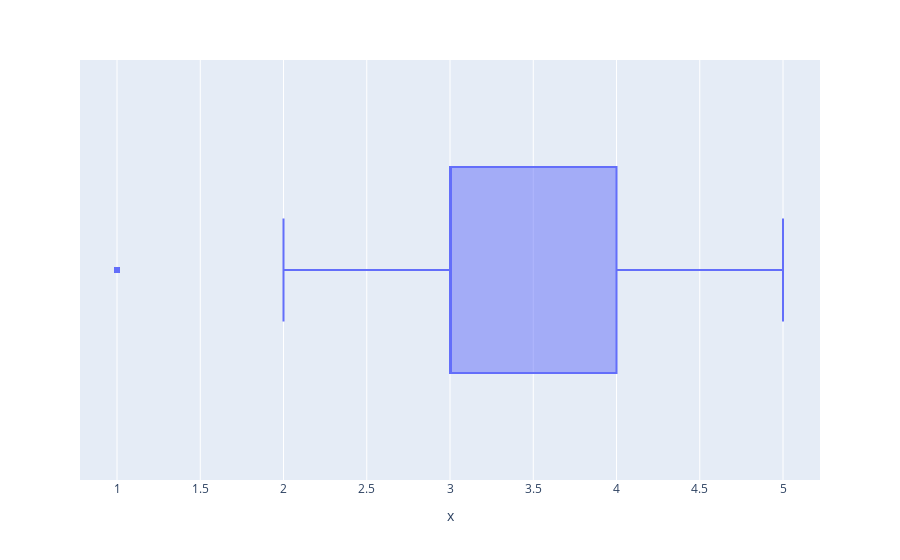
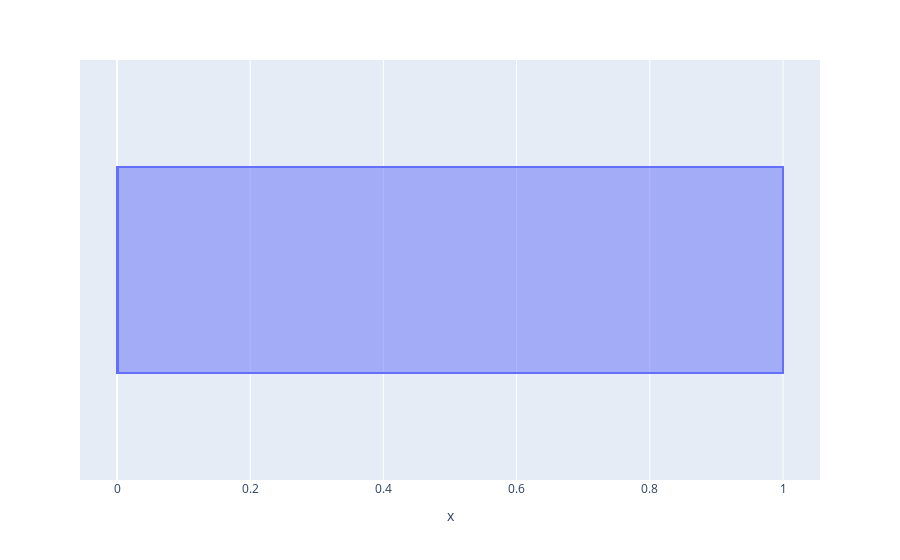
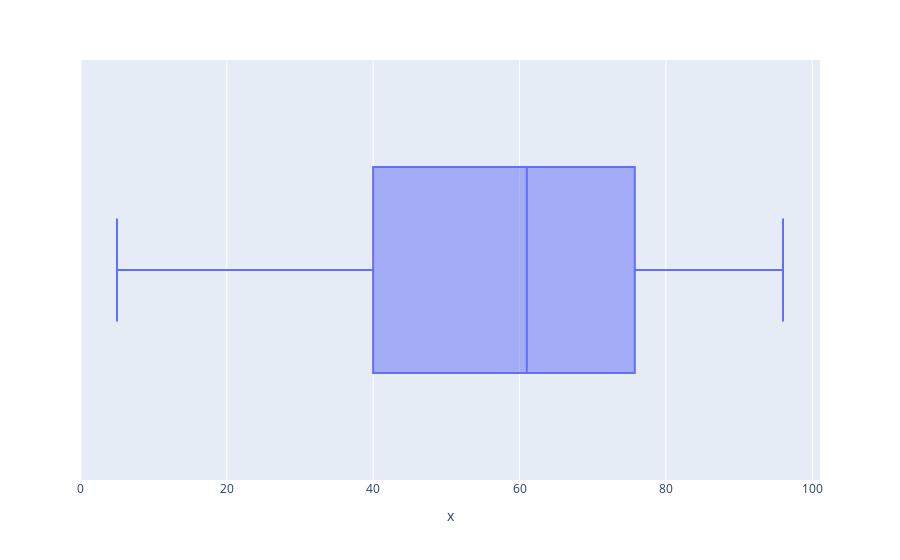
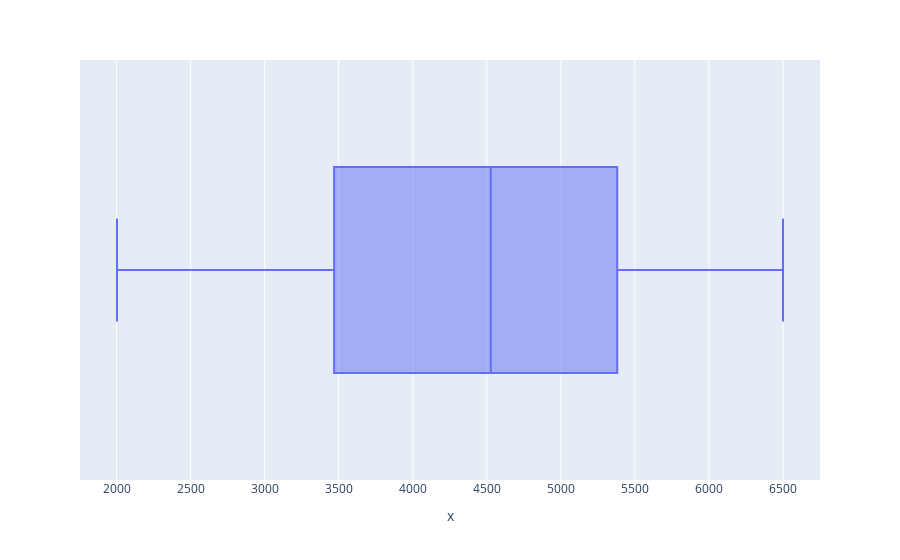

The code cell stored with these charts, in order, in its notebook:
### Code cell
for column in ['SatisfactionScore','ChurnValue','ChurnScore','CLTV']:
    print('Column Name:',column)
    px.box(x = state[column]).show()

### Figure 1 — Plotly figure (JSON) as saved in the notebook; plotly's stock layout.template omitted (floating-point values rounded to 4 significant figures; data arrays with more than 128 entries replaced by an {"elided": "..."} marker saying what was removed)
{"data": [{"alignmentgroup": "True", "hovertemplate": "x=%{x}<extra></extra>", "legendgroup": "", "marker": {"color": "#636efa"}, "name": "", "notched": false, "offsetgroup": "", "orientation": "h", "showlegend": false, "type": "box", "x": {"elided": "7043 int values"}, "x0": " ", "xaxis": "x", "y0": " ", "yaxis": "y"}], "layout": {"boxmode": "group", "legend": {"tracegroupgap": 0}, "margin": {"t": 60}, "xaxis": {"anchor": "y", "domain": [0, 1], "title": {"text": "x"}}, "yaxis": {"anchor": "x", "domain": [0, 1]}}}

### Figure 2 — Plotly figure (JSON) as saved in the notebook; plotly's stock layout.template omitted (floating-point values rounded to 4 significant figures; data arrays with more than 128 entries replaced by an {"elided": "..."} marker saying what was removed)
{"data": [{"alignmentgroup": "True", "hovertemplate": "x=%{x}<extra></extra>", "legendgroup": "", "marker": {"color": "#636efa"}, "name": "", "notched": false, "offsetgroup": "", "orientation": "h", "showlegend": false, "type": "box", "x": {"elided": "7043 int values"}, "x0": " ", "xaxis": "x", "y0": " ", "yaxis": "y"}], "layout": {"boxmode": "group", "legend": {"tracegroupgap": 0}, "margin": {"t": 60}, "xaxis": {"anchor": "y", "domain": [0, 1], "title": {"text": "x"}}, "yaxis": {"anchor": "x", "domain": [0, 1]}}}

### Figure 3 — Plotly figure (JSON) as saved in the notebook; plotly's stock layout.template omitted (floating-point values rounded to 4 significant figures; data arrays with more than 128 entries replaced by an {"elided": "..."} marker saying what was removed)
{"data": [{"alignmentgroup": "True", "hovertemplate": "x=%{x}<extra></extra>", "legendgroup": "", "marker": {"color": "#636efa"}, "name": "", "notched": false, "offsetgroup": "", "orientation": "h", "showlegend": false, "type": "box", "x": {"elided": "7043 int values"}, "x0": " ", "xaxis": "x", "y0": " ", "yaxis": "y"}], "layout": {"boxmode": "group", "legend": {"tracegroupgap": 0}, "margin": {"t": 60}, "xaxis": {"anchor": "y", "domain": [0, 1], "title": {"text": "x"}}, "yaxis": {"anchor": "x", "domain": [0, 1]}}}

### Figure 4 — Plotly figure (JSON) as saved in the notebook; plotly's stock layout.template omitted (floating-point values rounded to 4 significant figures; data arrays with more than 128 entries replaced by an {"elided": "..."} marker saying what was removed)
{"data": [{"alignmentgroup": "True", "hovertemplate": "x=%{x}<extra></extra>", "legendgroup": "", "marker": {"color": "#636efa"}, "name": "", "notched": false, "offsetgroup": "", "orientation": "h", "showlegend": false, "type": "box", "x": {"elided": "7043 int values"}, "x0": " ", "xaxis": "x", "y0": " ", "yaxis": "y"}], "layout": {"boxmode": "group", "legend": {"tracegroupgap": 0}, "margin": {"t": 60}, "xaxis": {"anchor": "y", "domain": [0, 1], "title": {"text": "x"}}, "yaxis": {"anchor": "x", "domain": [0, 1]}}}
